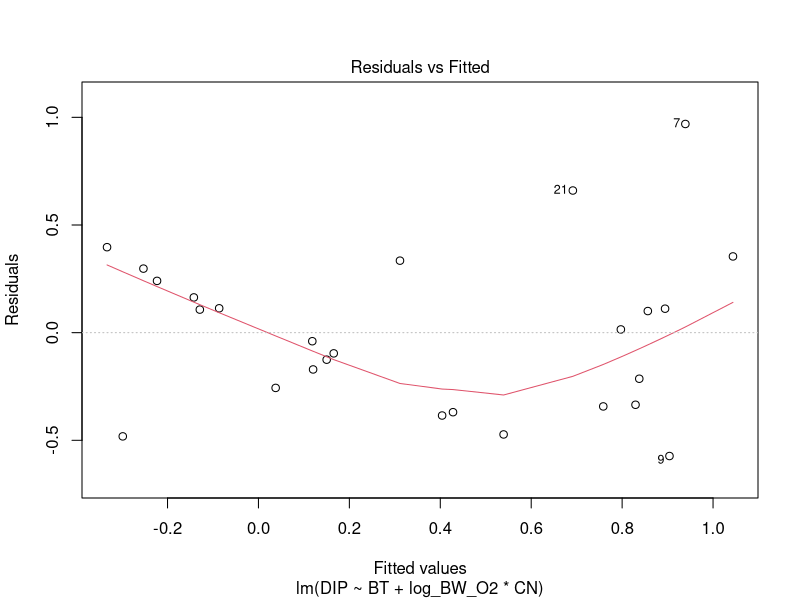
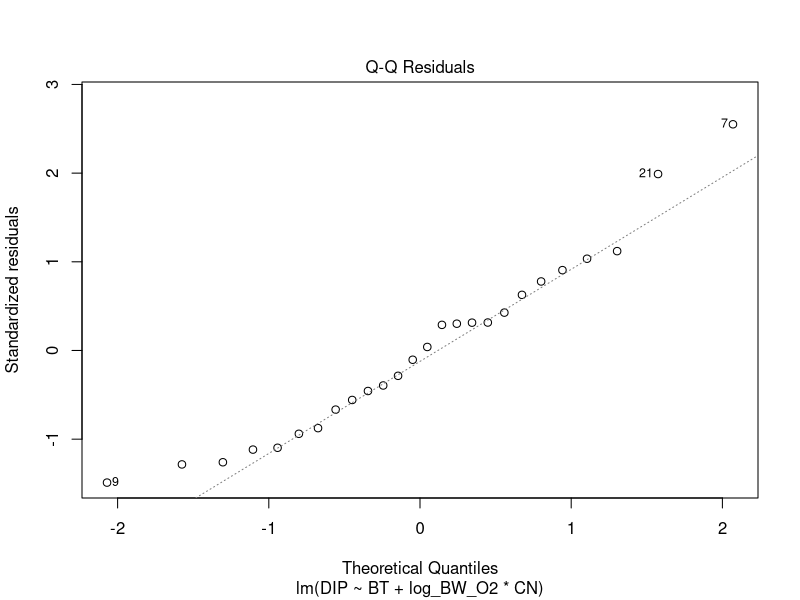
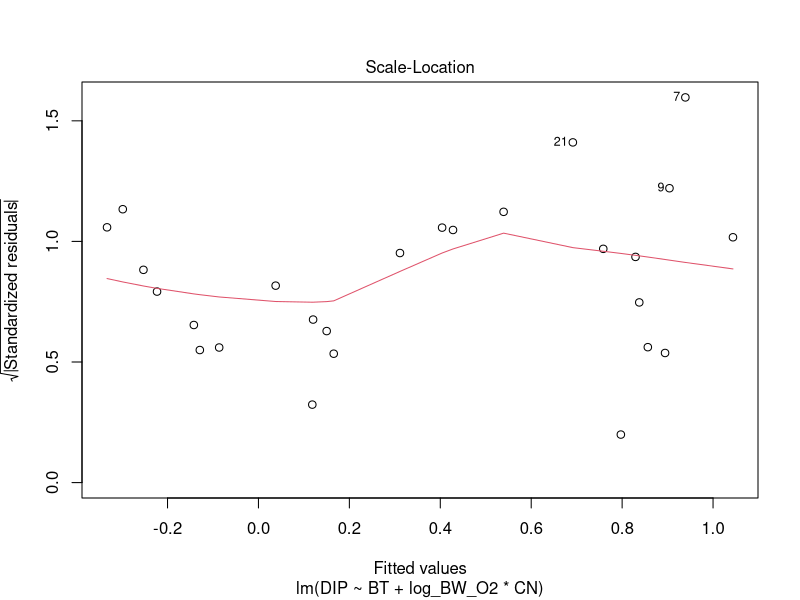
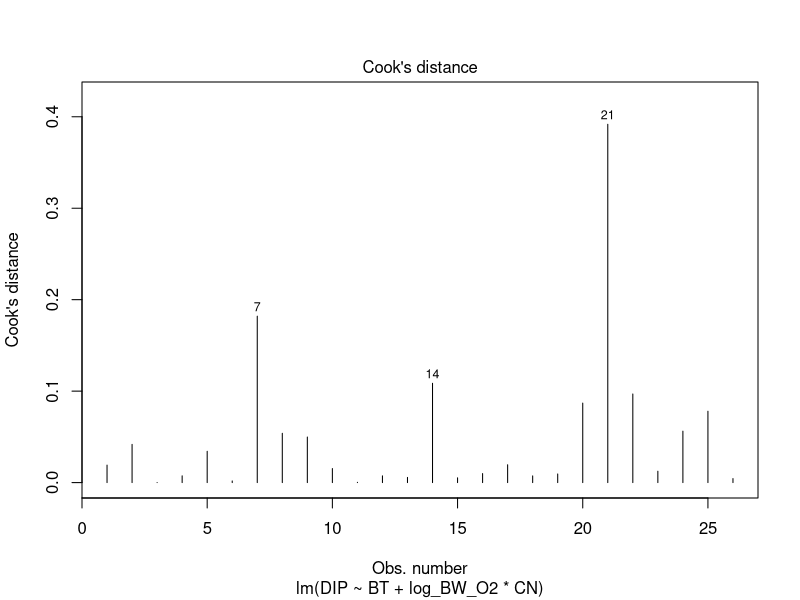
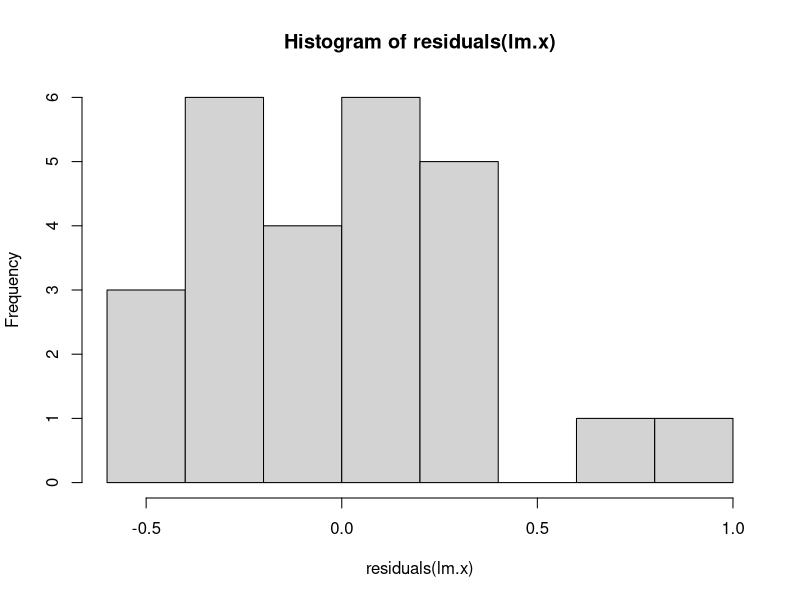
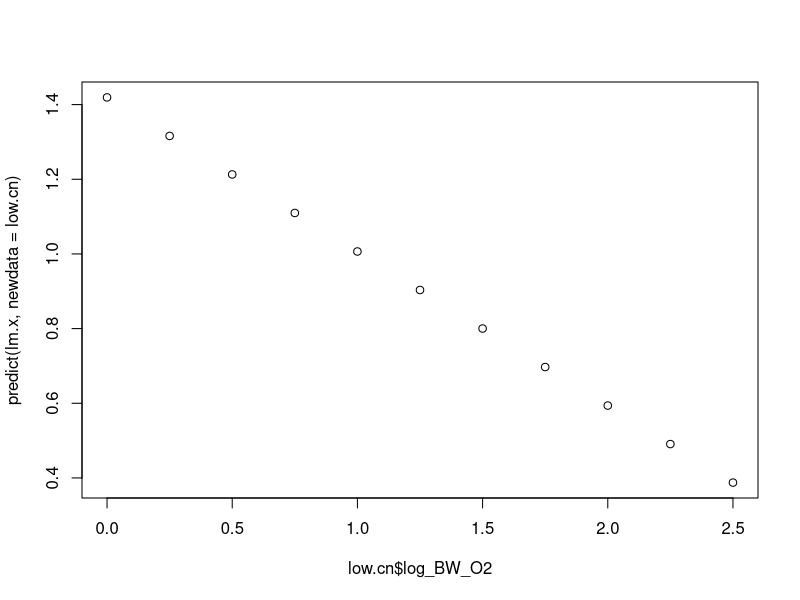
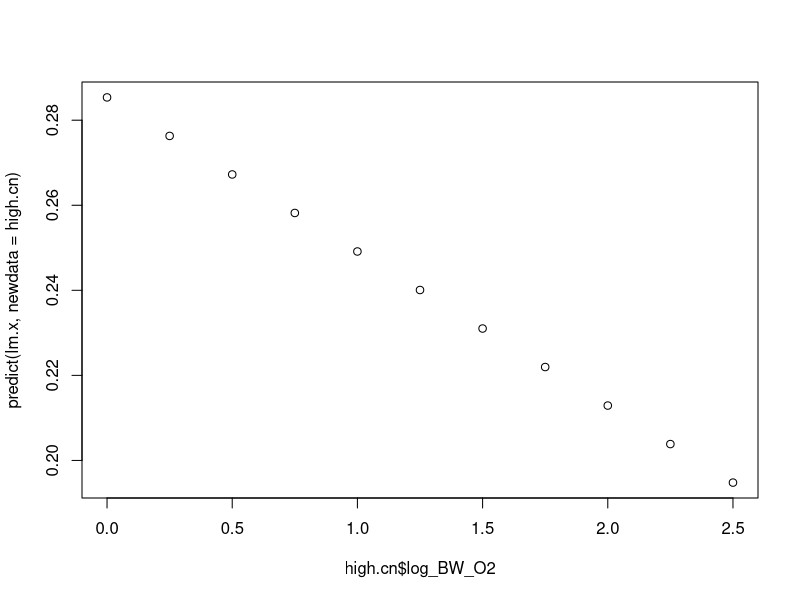

Write R code to recreate these figures, in order.

# Project: Fluxes in the Baltic Sea

# Title: DIP flux models

library(dplyr)
library(readr)
library(here)
library(ggplot2)
library(lme4)
library(nlme)

# install libraries where functions are called from
if( (("broom" %in% installed.packages()[,1]) & ("viridis" %in% installed.packages()[,1]))  == FALSE) {
  print("WARNING! this script requires broom and viridis to be installed")
}

# load in the Baltic Sea data
dip.mod <- read_csv(file = here("data/baltic_flux_model_data.csv"))

# check how many data points there are per station
dip.mod %>%
  group_by(code) %>%
  summarise(n = n()) %>%
  View()

# need random effects to account for multiple measurements at a single station in different years

lmm.x <- lmer(DIP ~ BT + log_BW_O2*CN + (1|code), data = dip.mod)

# run sensitivity analysis on pseudoreplicates
sens <- "random.sample"
sens <- "average"

if(sens == "random.sample") {
  
  dip.mod <- 
    dip.mod %>%
    group_by(code) %>%
    slice_sample(n = 1) 
  
} else if (sens == "average") {
  
  dip.mod <-  
    dip.mod %>%
    group_by(basin, BT, code) %>%
    summarise(across(.cols = c("log_BW_O2", "CN", "DIP"), 
                     ~mean(.x, na.rm = TRUE) ), .groups = "drop")
  
}

View(dip.mod)

# set up a function to run different models that can then be compared
lm.comp <- function(data, resp, e.vars) {
  
  # set an output list for the model coefficients
  est.lm <- vector("list", length(e.vars))
  names(est.lm) <- seq(1:length(e.vars))
  
  # set an output list for the model fit statistics
  fit.lm <- vector("list", length(e.vars))
  names(fit.lm) <- seq_along(1:length(e.vars))
  
  for (i in 1:length(e.vars) ) {
    
    df <- data
    
    # fit model using chosen predictors
    lm.e.vars <- lm(reformulate(e.vars[[i]], resp), data = df)
    
    # write coefficients to the est.lm list
    est.lm[[i]] <- broom::tidy(lm.e.vars)
    
    # write fit statistics to the fit.lm list
    fit.lm[[i]] <- broom::glance(lm.e.vars)
  }
  
  # convert lists to data.frames and join
  full_join(bind_rows(est.lm, .id = "model"), 
            bind_rows(fit.lm, .id = "model"),
            by = "model")
}

# define models to test (explanations on the side)
exp.vars <- list(c("1"), # null model with no predictor variables
                 c("1", "BT"), # null model: DIP is only affected by the type of basin
                 c("1", "BT", "log_BW_O2"), # H: DIP flux is only driven by BW02 irrespective of the origin or organic matter
                 c("1", "BT", "log_BW_O2", "CN"), # DIP flux is driven independently by BW02 and origin of organic matter
                 c("1", "BT", "log_BW_O2*CN")) # H: DIP flux decreases with BW02 when marine organic matter dominates

# run these five different models
lm.out <- lm.comp(data = dip.mod, resp = "DIP", e.vars = exp.vars)

# arrange models by AIC and output into a viewing pane
lm.out %>%
  arrange(AIC) %>%
  View()

# low AIC is the best
# as you can see, the fifth model above is the best model according to AIC
# it also has quite a high R2

# but, just because it fits the data best, does not mean that it matches your predictions

# for this, we have to dig deeper into the model


# examine the best model to see if the predictions match
lm.x <- lm(DIP ~ BT + log_BW_O2*CN, data = dip.mod)
lapply(c(1:4), function(x) {plot(lm.x, x)} )
hist(residuals(lm.x))

summary(lm.x)

# get coefficients from this model
lm.x.c <- lm.x$coefficients

# this is the equation of the linear model so you can see how it works

# we predict DIP based on the covariates for the first two rows of data (mod.test[1:2, ])
# input this where the data should go into the equation

# first, we need to convert basin type into 0 (A) and 1 (ET) because that's what lm() does automatically
mod.test <- 
  dip.mod %>%
  mutate(BT = if_else(BT == "A", 0, 1))

# main effects (m)
m <- lm.x.c[1] + lm.x.c[2]*mod.test[1:2,]$BT + lm.x.c[3]*mod.test[1:2,]$log_BW_O2 + lm.x.c[4]*mod.test[1:2,]$CN 

# interaction (i)
i <- lm.x.c[5]*mod.test[1:2,]$log_BW_O2*mod.test[1:2,]$CN 

# add the main effects (m) and the interaction term (i)
# and we get the predicted value for the first two rows of data
m + i

# we get the same result if we use predict on the lm() object
predict(lm.x)[1:2]


# we can check if our model predicts DIP in line with your predictions
# H1: DIP should decrease with BWO2 where the material is of marine origin (i.e. low CN)

# check the range of these predictor variables
range(dip.mod$CN)
range(dip.mod$log_BW_O2)

# use the model to predict how log_BW_O2 affects DIP when we 
# hold CN at low values i.e. marine origin in accumulation basins
low.cn <- expand.grid(log_BW_O2 = seq(0, 2.5, 0.25),
                      CN = c(7.5),
                      BT = c("A") ) # can also change to ET and see what happens

# examine relationship between log_BW_O2 and the model prediction when holding CN at low values and in accumulation basins
plot(low.cn$log_BW_O2, predict(lm.x, newdata = low.cn))

# this model shows:
# dip decreases with log_BW_O2 when CN is low, in accumulation basins


# we can test your other prediction
# H1: DIP should not change with BWO2 where the material is of terrestrial origin (i.e. high CN)

# use the model to predict how log_BW_O2 affects DIP when we 
# hold CN at high values i.e. terrestrial origin in accumulation basins
high.cn <- expand.grid(log_BW_O2 = seq(0, 2.5, 0.25),
                      CN = c(12.5),
                      BT = c("A") ) # can also change to ET and see what happens

# examine relationship between log_BW_O2 and the model predictoin when holding CN at low values and in accumulation basins
plot(high.cn$log_BW_O2, predict(lm.x, newdata = high.cn))

# this model shows:
# dip increases with log_BW_O2 when CN is low, in accumulation basins
# if you look at the y-axis scale, the effect is very weak







